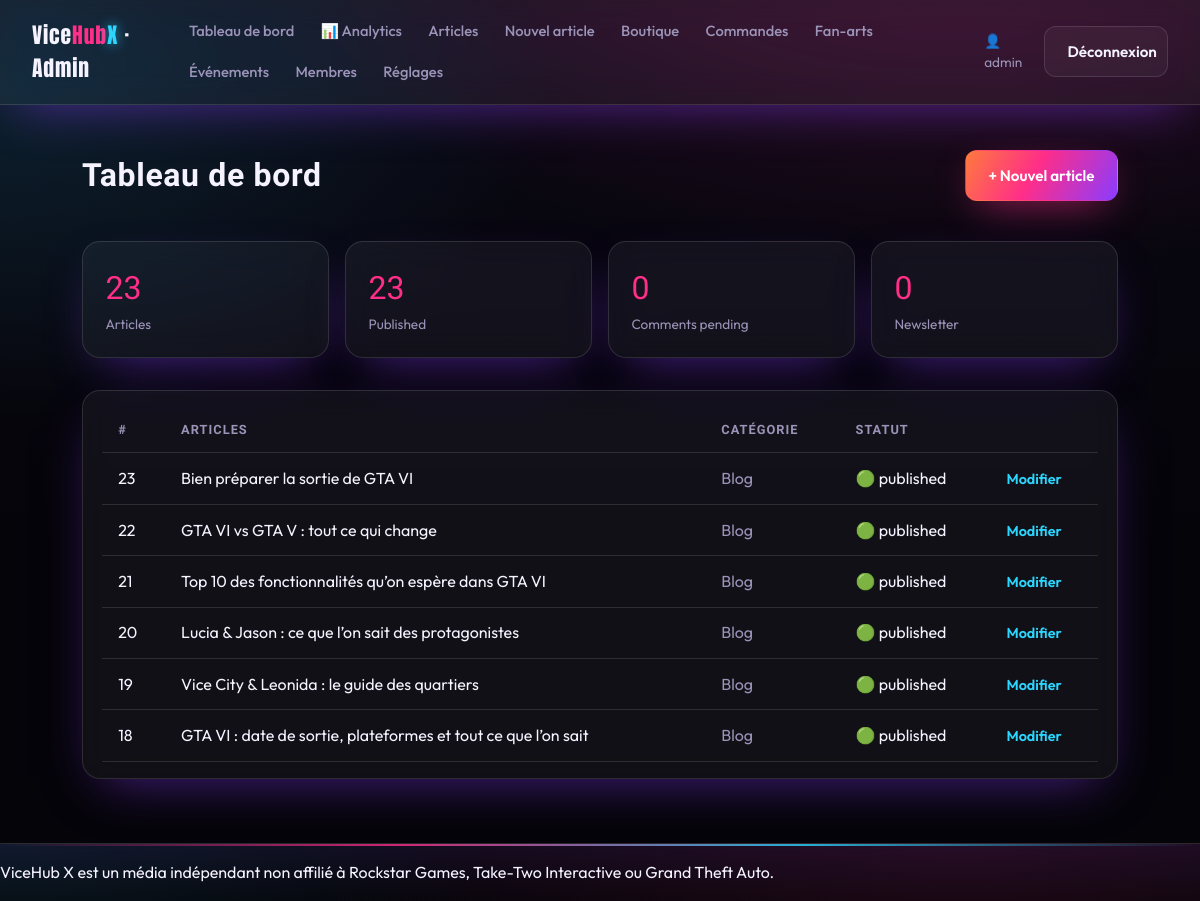
/admin/dashboard.php (signed in), run on an earlier commit of the app's database.
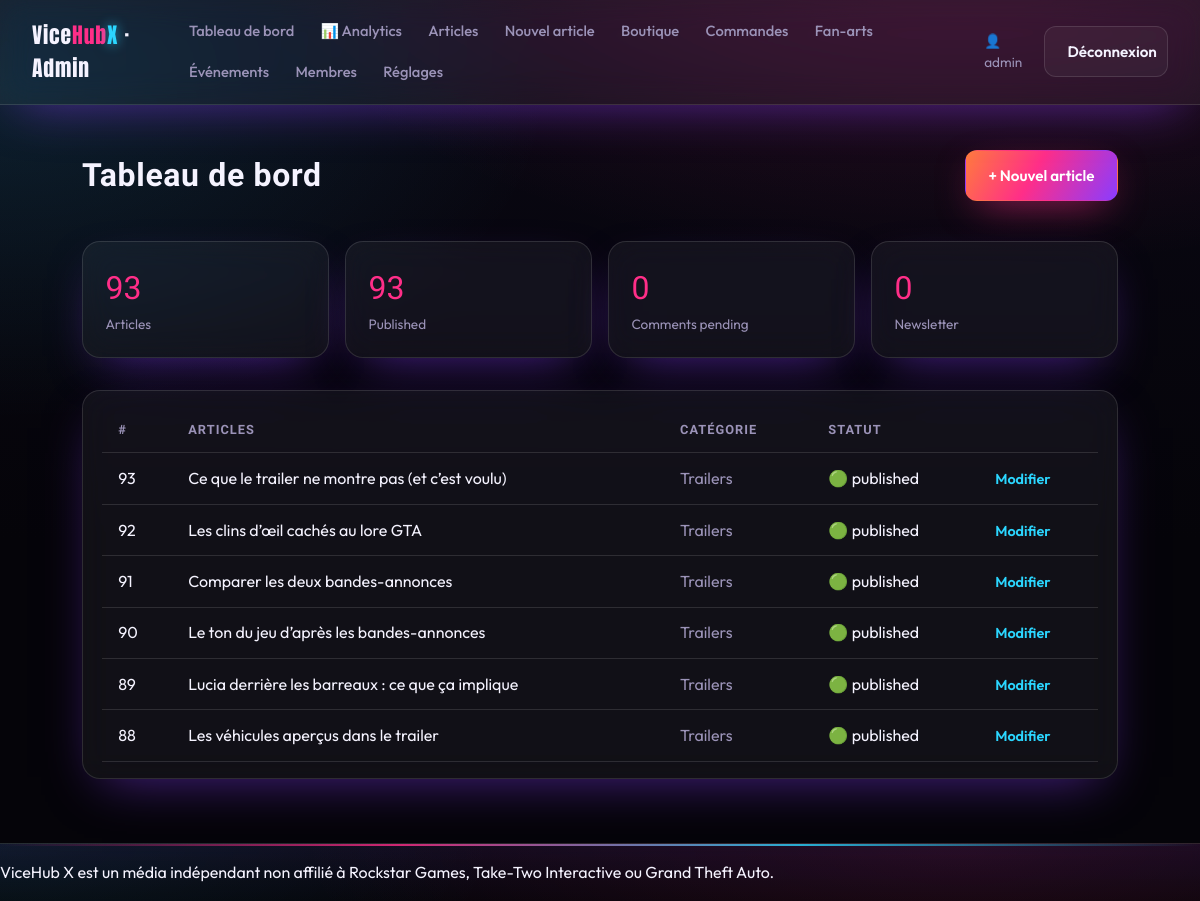
And on a later commit of the database.
### tables this page shows
CREATE TABLE users (
    id            INT AUTO_INCREMENT PRIMARY KEY,
    username      VARCHAR(64) NOT NULL UNIQUE,
    email         VARCHAR(190) UNIQUE,
    display_name  VARCHAR(80),
    password_hash VARCHAR(255) NOT NULL,
    role          ENUM('admin','editor','contributor','member') NOT NULL DEFAULT 'member',
    created_at    DATETIME NOT NULL DEFAULT CURRENT_TIMESTAMP
);

CREATE TABLE articles (
    id           INT AUTO_INCREMENT PRIMARY KEY,
    category_id  INT,
    lang         ENUM('fr','en') NOT NULL DEFAULT 'fr',
    title        VARCHAR(200) NOT NULL,
    slug         VARCHAR(220) NOT NULL UNIQUE,
    excerpt      VARCHAR(400),
    body         MEDIUMTEXT,
    badge        VARCHAR(20) DEFAULT NULL,
    image        VARCHAR(255) DEFAULT NULL,
    author_id    INT DEFAULT NULL,
    status       ENUM('draft','pending','published') NOT NULL DEFAULT 'draft',
    published_at DATETIME DEFAULT NULL,
    created_at   DATETIME NOT NULL DEFAULT CURRENT_TIMESTAMP,
    CONSTRAINT fk_articles_cat FOREIGN KEY (category_id)
        REFERENCES categories(id) ON DELETE SET NULL,
    INDEX idx_status (status),
    INDEX idx_lang (lang)
);

CREATE TABLE categories (
    id   INT AUTO_INCREMENT PRIMARY KEY,
    name VARCHAR(80) NOT NULL,
    slug VARCHAR(80) NOT NULL UNIQUE
);

### includes/functions.php (called while the page is built, shortened)
<?php
function e(?string $value): string
{
    return htmlspecialchars((string) $value, ENT_QUOTES | ENT_SUBSTITUTE, 'UTF-8');
}
function t(string $key): string
{
    return $GLOBALS['LANG'][$key] ?? ($GLOBALS['LANG_FALLBACK'][$key] ?? $key);
}
function lang(): string
{
    return $GLOBALS['LANG_CODE'] ?? 'fr';
}
function asset(string $path): string
{
    return BASE_URL . '/public/assets/' . ltrim($path, '/');
}
function url(string $path): string
{
    return BASE_URL . '/' . ltrim($path, '/');
}
function is_logged_in(): bool
{
    return !empty($_SESSION['user_id']);
}
function current_user(): ?array
{
    static $cache = null;
    if ($cache !== null && (int) $cache['id'] === (int) $_SESSION['user_id']) {
        return $cache;
    }
    $stmt = db()->prepare('SELECT id, username, email, display_name, role FROM users WHERE id = ? LIMIT 1');
    $stmt->execute([$_SESSION['user_id']]);
    return $cache = ($stmt->fetch() ?: null);
}
function user_role(): string
{
    return current_user()['role'] ?? '';
}
function is_admin(): bool
{
    return in_array(user_role(), ['admin', 'editor'], true);
}
function require_admin(): void
{
    if (!is_admin()) {
        redirect(with_lang(url('pages/account.php')));
    }
}

### config/database.php (called while the page is built, shortened)
<?php
function db(): PDO
{
    static $pdo = null;
    if ($pdo instanceof PDO) {
        return $pdo;
    }
    $dsn = sprintf(
        'mysql:host=%s;port=%s;dbname=%s;charset=utf8mb4',
        DB_HOST,
        DB_PORT,
        DB_NAME
    );
    try {
        $pdo = new PDO($dsn, DB_USER, DB_PASS, [
            PDO::ATTR_ERRMODE            => PDO::ERRMODE_EXCEPTION,
            PDO::ATTR_DEFAULT_FETCH_MODE => PDO::FETCH_ASSOC,
            PDO::ATTR_EMULATE_PREPARES   => false,
        ]);
    } catch (PDOException $e) {
        http_response_code(500);
        $hint = (getenv('APP_ENV') ?: 'dev') === 'prod'
            ? 'Service momentanément indisponible.'
            : 'Connexion base de données impossible : ' . $e->getMessage()
              . ' — vérifiez config/config.php et que la base "' . DB_NAME . '" existe.';
        exit('<p style="font-family:sans-serif;padding:2rem;color:#fff;background:#0a0a12">'
            . htmlspecialchars($hint, ENT_QUOTES, 'UTF-8') . '</p>');
    }
    return $pdo;
}

### admin/dashboard.php (the view)
<?php
require __DIR__ . '/../includes/admin_header.php';
$counts = [
    'articles'    => (int) db()->query("SELECT COUNT(*) c FROM articles")->fetch()['c'],
    'published'   => (int) db()->query("SELECT COUNT(*) c FROM articles WHERE status='published'")->fetch()['c'],
    'comments'    => (int) db()->query("SELECT COUNT(*) c FROM comments WHERE status='pending'")->fetch()['c'],
    'subscribers' => (int) db()->query("SELECT COUNT(*) c FROM newsletter_subscribers")->fetch()['c'],
];
$recent = db()->query(
    "SELECT a.id, a.title, a.status, a.published_at, c.name cat
     FROM articles a LEFT JOIN categories c ON c.id=a.category_id
     ORDER BY a.id DESC LIMIT 6"
)->fetchAll();
?>
<div class="admin-bar">
    <h1><?= e(t('admin_dashboard')) ?></h1>
    <a class="btn btn--primary" href="<?= e(url('admin/article-create.php')) ?>">+ <?= e(t('admin_new')) ?></a>
</div>
<div class="stat-grid">
    <div class="stat glass"><div class="num"><?= $counts['articles'] ?></div><div class="lbl"><?= e(t('admin_articles')) ?></div></div>
    <div class="stat glass"><div class="num"><?= $counts['published'] ?></div><div class="lbl">Published</div></div>
    <div class="stat glass"><div class="num"><?= $counts['comments'] ?></div><div class="lbl">Comments pending</div></div>
    <div class="stat glass"><div class="num"><?= $counts['subscribers'] ?></div><div class="lbl">Newsletter</div></div>
</div>
<div class="glass" style="border-radius:18px;padding:1rem 1.2rem">
    <table class="data-table">
        <thead><tr><th>#</th><th><?= e(t('admin_articles')) ?></th><th>Catégorie</th><th>Statut</th><th></th></tr></thead>
        <tbody>
        <?php foreach ($recent as $r): ?>
            <tr>
                <td><?= (int) $r['id'] ?></td>
                <td><?= e($r['title']) ?></td>
                <td class="muted"><?= e($r['cat'] ?? '—') ?></td>
                <td><?= $r['status'] === 'published' ? '🟢' : '⚪' ?> <?= e($r['status']) ?></td>
                <td><a class="link-all" href="<?= e(url('admin/article-edit.php?id=' . (int) $r['id'])) ?>"><?= e(t('admin_edit')) ?></a></td>
            </tr>
        <?php endforeach; ?>
        </tbody>
    </table>
</div>
<?php require __DIR__ . '/../includes/admin_footer.php'; ?>

### includes/admin_header.php (shortened to what this page needs)
<?php
require_admin();
$admin_user = current_user();
$admin_nav = [
    ['dashboard.php', t('admin_dashboard')],
    ['analytics.php', '📊 Analytics'],
    ['articles.php',  t('admin_articles')],
    ['article-create.php', t('admin_new')],
    ['products.php',  'Boutique'],
    ['orders.php',    'Commandes'],
    ['fanarts.php',   'Fan-arts'],
    ['events.php',    'Événements'],
    ['users.php',     'Membres'],
    ['settings.php',  'Réglages'],
];
?>
<!DOCTYPE html>
<html lang="<?= e(lang()) ?>">
<head>
    <link rel="stylesheet" href="<?= e(asset('css/style.css')) ?>">
</head>
<body>
<header class="site-header glass">
    <div class="header-inner">
        <a class="logo" href="<?= e(url('admin/dashboard.php')) ?>">Vice<span class="logo-accent">Hub</span><span class="logo-x">X</span> · Admin</a>
        <nav class="site-nav">
            <?php foreach ($admin_nav as [$href, $label]): ?>
                <a href="<?= e(url('admin/' . $href)) ?>"><?= e($label) ?></a>
            <?php endforeach; ?>
        </nav>
        <div class="header-actions">
            <span class="muted" style="font-size:.85rem">👤 <?= e($admin_user['username'] ?? '') ?></span>
            <a class="btn btn--ghost" href="<?= e(url('admin/logout.php')) ?>"><?= e(t('admin_logout')) ?></a>
        </div>
    </div>
</header>
<main class="admin-shell">

### includes/admin_footer.php (shortened to what this page needs)
</main>
<footer class="site-footer" style="margin-top:2rem">
    <div class="footer-legal">
        <p class="disclaimer"><?= e(t('legal_disclaimer')) ?></p>
    </div>
</footer>
</body>
</html>

What changed in the data, as far as the page shows it:
no longer on this page (row unchanged): articles: id "23", title "Bien préparer la sortie de GTA VI", category.name "Blog", status "published"
no longer on this page (row unchanged): articles: id "22", title "GTA VI vs GTA V : tout ce qui change", category.name "Blog", status "published"
no longer on this page (row unchanged): articles: id "21", title "Top 10 des fonctionnalités qu’on espère dans GTA VI", category.name "Blog", status "published"
no longer on this page (row unchanged): articles: id "20", title "Lucia & Jason : ce que l’on sait des protagonistes", category.name "Blog", status "published"
no longer on this page (row unchanged): articles: id "19", title "Vice City & Leonida : le guide des quartiers", category.name "Blog", status "published"
no longer on this page (row unchanged): articles: id "18", title "GTA VI : date de sortie, plateformes et tout ce que l’on sait", category.name "Blog", status "published"
added articles: id "93", title "Ce que le trailer ne montre pas (et c’est voulu)", category.name "Trailers", status "published"
added articles: id "92", title "Les clins d’œil cachés au lore GTA", category.name "Trailers", status "published"
added articles: id "91", title "Comparer les deux bandes-annonces", category.name "Trailers", status "published"
added articles: id "90", title "Le ton du jeu d’après les bandes-annonces", category.name "Trailers", status "published"
added articles: id "89", title "Lucia derrière les barreaux : ce que ça implique", category.name "Trailers", status "published"
added articles: id "88", title "Les véhicules aperçus dans le trailer", category.name "Trailers", status "published"
Also different on the page:
$counts['articles']: "23" → "93"
$counts['published']: "23" → "93"
